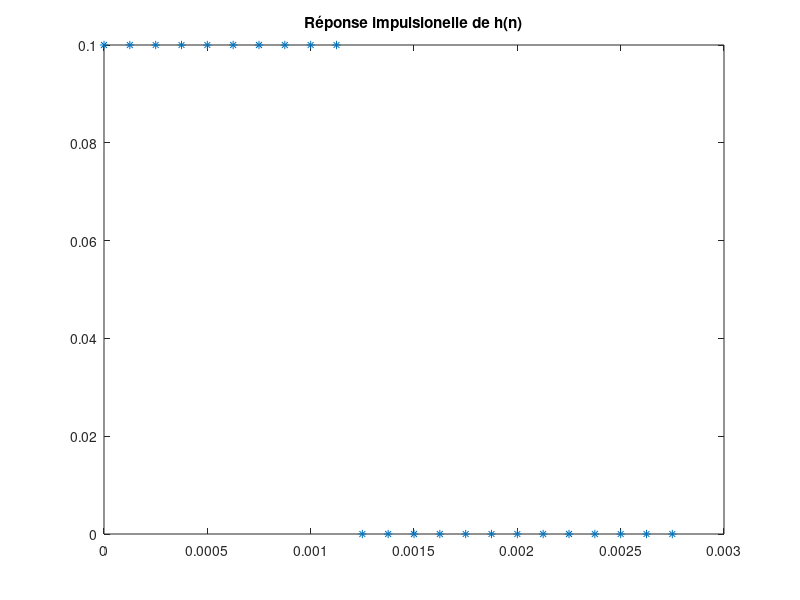
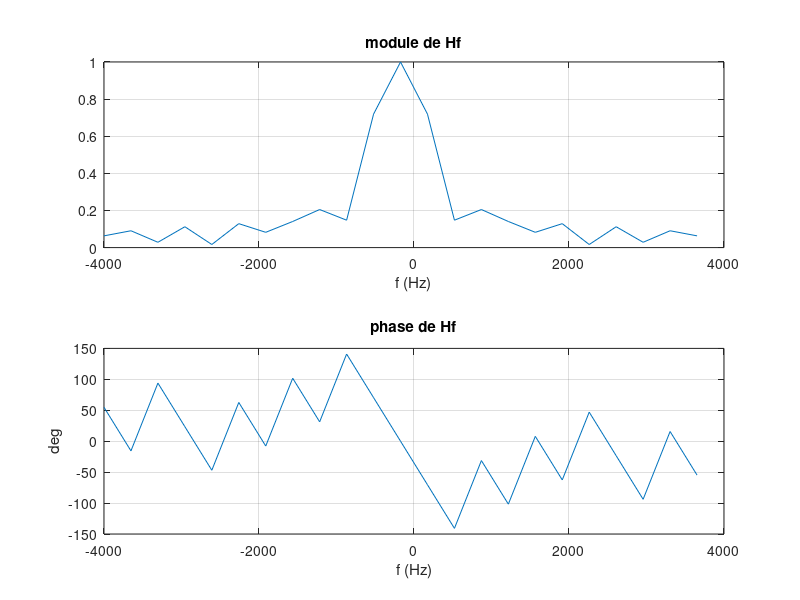
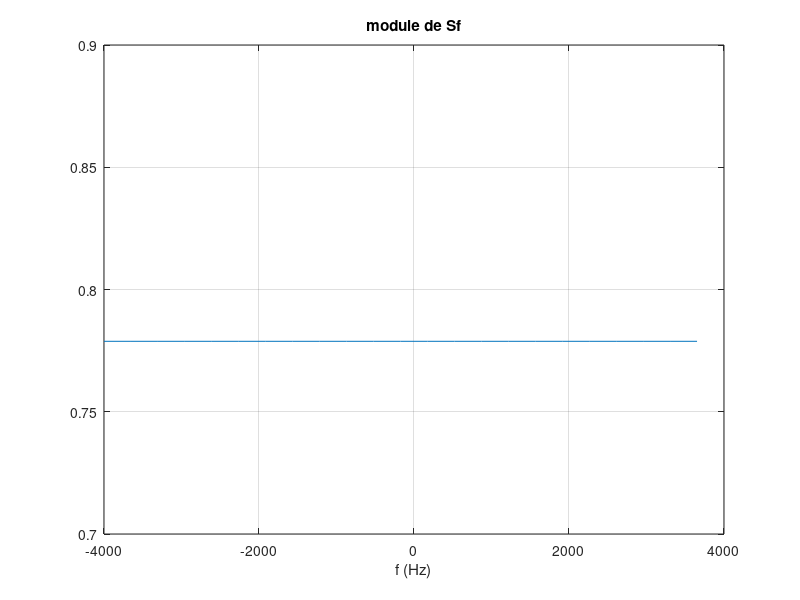
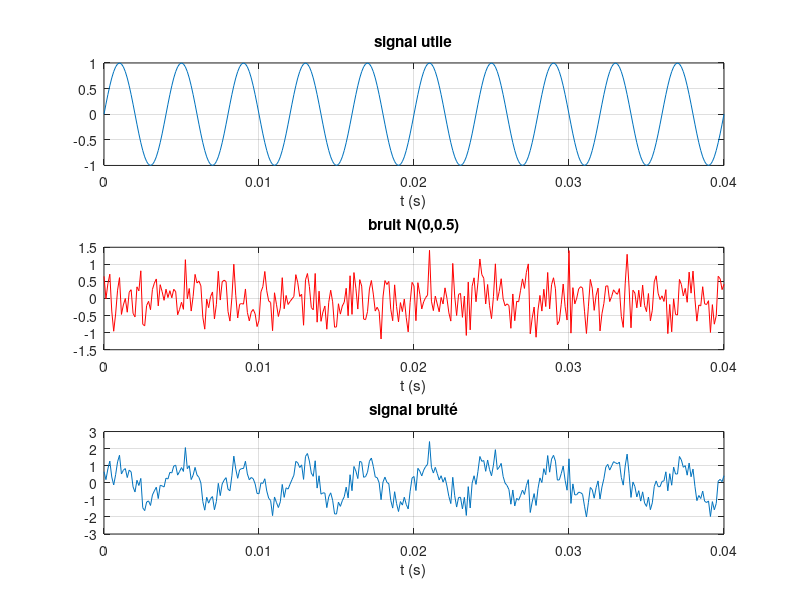

Write MATLAB code to recreate these figures, in order.
close all; clear all; clc;

%% Question 1 
fe = 8000 ;
H = ones(10,1)/10;
Tn = 23;
t = (0:Tn-1)/fe;
hn = filter(H, 1, [1; zeros(Tn-1,1)]); % [1; zeros(Tn-1,1)] = impulsion de Dirac
figure(1), plot(t, hn, '*'), title("Réponse impulsionelle de h(n)"); 
% C'est une porte, donc un filtre moyenneur.
% C'est un filtre RIF comme c'est un signal finis

%% Question 3: réponse harmonique en détaillant les opérations (fonctions MatLab fft, fftshift, abs et angle)
Lfft =  Tn; 		% à fixer : nbre de points de la fft
Hf = fft(hn, Lfft); % à compléter : FFT de hn sur Lfft points et décalage spectral pour avoir un spectre entre -fe/2 et fe/2
Hf = fftshift(Hf);
freq = -fe/2:fe/Hf:((fe/2)-(fe/Hf)); % fenêtre centré en [fe/2 fe/2]
Gf =  abs(Hf); % à compléter : module de Hf
Phif =  angle(Hf);	% à compléter :  phase de Hf
fq = (-Lfft/2:Lfft/2-1)/Lfft*fe;
figure(2), subplot(2,1,1), plot(fq,(Gf)), title('module de Hf'),...
xlabel('f (Hz)') 
grid on
subplot(2,1,2), plot(fq, (Phif)*180/pi), title('phase de Hf'),...
    xlabel('f (Hz)'), ylabel('deg')
grid on

%%	Question 5: Synthétiser un signal sinusoïdal s
fs = 250; % à fixer
temps= [0 : 1/fe : 10*(1/fs) ] ; % à compléter pour afficher 10 périodes affichées
s =  sin(2*pi*fs*temps); % à compléter : génération du vecteur signal
S = fftshift(fft(fs,Lfft )); % à compléter : FFT de s sur Lfft points et décalage spectral pour avoir un spectre entre -fe/2 et fe/2
figure(3), plot(fq,abs(S)/length(s)), title('module de Sf'),...
    xlabel('f (Hz)') , grid on % en normalisant par length(s) , on a l'amplitude du sinus non tronqué
figure(4), subplot(3,1,1), plot(temps, s), title('signal utile'),...
    xlabel('t (s)')
grid on
hold on

%%  Question 6:  Ajouter un bruit b gaussien
m = 0; % moyenne à choisir
sigma = 0.5; % écart-type à choisir
b = m+sigma*randn(1,length(temps)) ; % génération du vecteur bruit de même longueur que temps et s
figure(4),subplot(3,1,2), plot(temps, b,'r'),...
    title(['bruit N(' num2str(m) ',' num2str(sigma) ')']),...
    xlabel('t (s)')
grid on
hold off
sb = s + b; % % génération du vecteur signal bruité
figure(4), subplot(3,1,3), plot(temps, sb),...
    title('signal bruité'), xlabel('t (s)')
grid on

%% Question 6 : partie à exécuter pour comprendre le rôle de m et sigma
[eff, val] = hist(b,100);
figure(5), 
subplot(211), plot(b,'*'), xlabel('no échantillon'),ylabel('échantillon'), hold on
vb = 1:length(b);
ovb = ones(1,length(vb));
plot(vb,m*ovb,'r');
plot(vb,(m+sigma)*ovb,'m');
plot(vb,(m-sigma)*ovb,'m');
subplot(212), bar(val,eff), xlabel('valeur de la variable'),ylabel('effectif'),hold on
vm = m*ones(1,length(val));
[valm,indm] = min(abs(vm-val));
bar(val(indm),max(eff),'r','barwidth',0.025)
vs = (m+sigma)*ones(1,length(val));
[vals,inds] = min(abs(vs-val));
bar(val(inds),max(eff),'m','barwidth',0.025)
vs = (m-sigma)*ones(1,length(val));
[vals,inds] = min(abs(vs-val));
bar(val(inds),max(eff),'m','barwidth',0.025)

%%	Question 7 : Filtrer le signal utile s 
sf = conv(s, hn); % à compléter : filtrage de s => génération du vecteur signal filtré sf
figure(7),plot(temps, s(1:length(temps))),...
    title('signal d''entrée'), xlabel('t (s)')
grid on
hold on
plot(temps, sf(1:length(temps)),'r'),...
    title('comparaison de s (bleu) et sf (rouge)'), xlabel('t (s)')
attenuation = max(abs(sf))/max(abs(s))

%%	Question 7 : Filtrer le signal bruité sb = s + b afin de retrouver s
sf = conv(sb, hn); % à compléter : filtrage de sb => génération du nouveau vecteur signal filtré sf
figure(6),subplot(2,2,3), plot(temps, sf(1:length(temps)),'r'),...
    title('signal filtré'), xlabel('t (s)')
grid on
figure(6), subplot(2, 2, 1), plot(temps, sb), title('signal buité'), xlabel('t (s)'), ...
grid on

Pb = var(b)+(mean(b)^2) % puissance statistique moyenne du bruit

%% efficacité du filtrage pour différente puissances du bruit 
m = 0;
